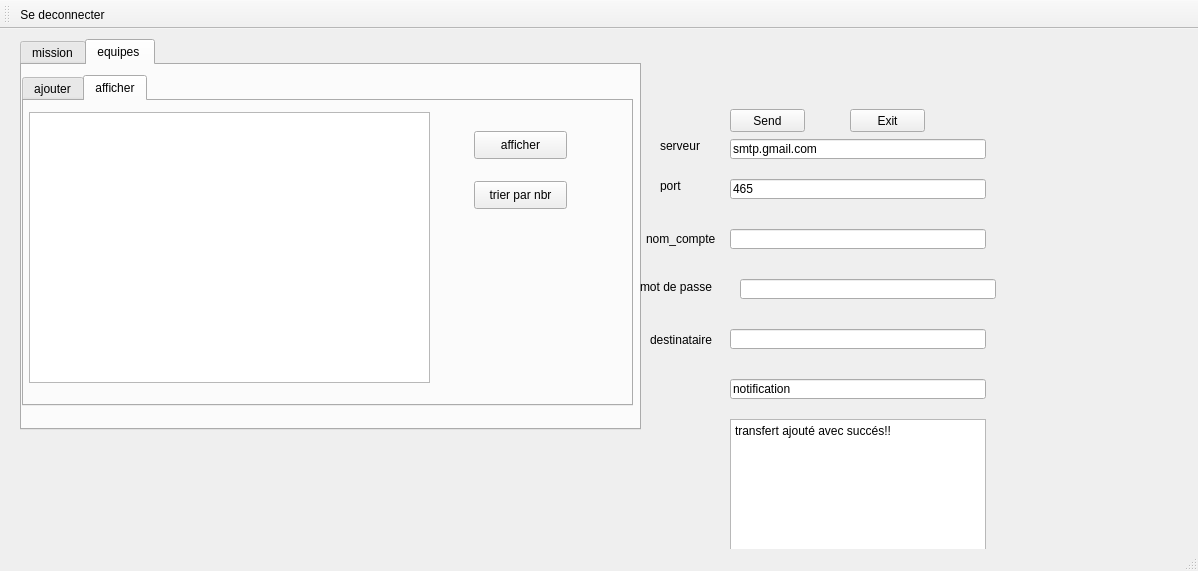
<?xml version="1.0" encoding="UTF-8"?>
<ui version="4.0">
 <class>gestion_hedi</class>
 <widget class="QMainWindow" name="gestion_hedi">
  <property name="geometry">
   <rect>
    <x>0</x>
    <y>0</y>
    <width>1198</width>
    <height>571</height>
   </rect>
  </property>
  <property name="windowTitle">
   <string>MainWindow</string>
  </property>
  <property name="styleSheet">
   <string notr="true">background-image: url(:/res/img/bg.png);</string>
  </property>
  <widget class="QWidget" name="centralwidget">
   <widget class="QTabWidget" name="tabWidget">
    <property name="geometry">
     <rect>
      <x>20</x>
      <y>10</y>
      <width>621</width>
      <height>391</height>
     </rect>
    </property>
    <property name="currentIndex">
     <number>1</number>
    </property>
    <widget class="QWidget" name="tab">
     <attribute name="title">
      <string>mission</string>
     </attribute>
     <widget class="QTabWidget" name="tabWidget_2">
      <property name="geometry">
       <rect>
        <x>0</x>
        <y>0</y>
        <width>611</width>
        <height>331</height>
       </rect>
      </property>
      <property name="currentIndex">
       <number>0</number>
      </property>
      <widget class="QWidget" name="tab_3">
       <attribute name="title">
        <string>ajouter</string>
       </attribute>
       <widget class="QLineEdit" name="lineEdit_id_miss">
        <property name="geometry">
         <rect>
          <x>230</x>
          <y>50</y>
          <width>113</width>
          <height>22</height>
         </rect>
        </property>
       </widget>
       <widget class="QLineEdit" name="lineEdit_nom_miss">
        <property name="geometry">
         <rect>
          <x>230</x>
          <y>110</y>
          <width>113</width>
          <height>22</height>
         </rect>
        </property>
       </widget>
       <widget class="QLineEdit" name="lineEdit_lieu_miss">
        <property name="geometry">
         <rect>
          <x>230</x>
          <y>170</y>
          <width>113</width>
          <height>22</height>
         </rect>
        </property>
       </widget>
       <widget class="QLabel" name="label">
        <property name="geometry">
         <rect>
          <x>30</x>
          <y>50</y>
          <width>56</width>
          <height>16</height>
         </rect>
        </property>
        <property name="text">
         <string>ID</string>
        </property>
       </widget>
       <widget class="QLabel" name="label_2">
        <property name="geometry">
         <rect>
          <x>30</x>
          <y>110</y>
          <width>56</width>
          <height>16</height>
         </rect>
        </property>
        <property name="text">
         <string>nom</string>
        </property>
       </widget>
       <widget class="QLabel" name="label_3">
        <property name="geometry">
         <rect>
          <x>30</x>
          <y>180</y>
          <width>56</width>
          <height>16</height>
         </rect>
        </property>
        <property name="text">
         <string>lieu</string>
        </property>
       </widget>
       <widget class="QPushButton" name="pushButton">
        <property name="geometry">
         <rect>
          <x>340</x>
          <y>230</y>
          <width>93</width>
          <height>28</height>
         </rect>
        </property>
        <property name="text">
         <string>ajouter</string>
        </property>
       </widget>
       <widget class="QPushButton" name="pushButton_3">
        <property name="geometry">
         <rect>
          <x>210</x>
          <y>230</y>
          <width>93</width>
          <height>28</height>
         </rect>
        </property>
        <property name="text">
         <string>modifier</string>
        </property>
       </widget>
       <widget class="QPushButton" name="pushButton_4">
        <property name="geometry">
         <rect>
          <x>470</x>
          <y>230</y>
          <width>93</width>
          <height>28</height>
         </rect>
        </property>
        <property name="text">
         <string>supprimer</string>
        </property>
       </widget>
      </widget>
      <widget class="QWidget" name="tab_6">
       <attribute name="title">
        <string>afficher</string>
       </attribute>
       <widget class="QTableView" name="tableView_miss">
        <property name="geometry">
         <rect>
          <x>5</x>
          <y>11</y>
          <width>401</width>
          <height>271</height>
         </rect>
        </property>
       </widget>
       <widget class="QPushButton" name="pushButton_5">
        <property name="geometry">
         <rect>
          <x>450</x>
          <y>30</y>
          <width>93</width>
          <height>28</height>
         </rect>
        </property>
        <property name="text">
         <string>afficher</string>
        </property>
       </widget>
       <widget class="QLineEdit" name="lineEdit_recherche_nom">
        <property name="geometry">
         <rect>
          <x>440</x>
          <y>110</y>
          <width>113</width>
          <height>22</height>
         </rect>
        </property>
       </widget>
       <widget class="QPushButton" name="pushButton_11">
        <property name="geometry">
         <rect>
          <x>450</x>
          <y>140</y>
          <width>101</width>
          <height>28</height>
         </rect>
        </property>
        <property name="text">
         <string>recherche nom</string>
        </property>
       </widget>
       <widget class="QPushButton" name="pushButton_13">
        <property name="geometry">
         <rect>
          <x>460</x>
          <y>180</y>
          <width>93</width>
          <height>28</height>
         </rect>
        </property>
        <property name="text">
         <string>PDF</string>
        </property>
       </widget>
      </widget>
     </widget>
    </widget>
    <widget class="QWidget" name="tab_2">
     <attribute name="title">
      <string>equipes </string>
     </attribute>
     <widget class="QTabWidget" name="tabWidget_3">
      <property name="geometry">
       <rect>
        <x>0</x>
        <y>10</y>
        <width>611</width>
        <height>331</height>
       </rect>
      </property>
      <property name="currentIndex">
       <number>1</number>
      </property>
      <widget class="QWidget" name="tab_7">
       <attribute name="title">
        <string>ajouter</string>
       </attribute>
       <widget class="QLineEdit" name="lineEdit_11">
        <property name="geometry">
         <rect>
          <x>230</x>
          <y>50</y>
          <width>113</width>
          <height>22</height>
         </rect>
        </property>
       </widget>
       <widget class="QLineEdit" name="lineEdit_12">
        <property name="geometry">
         <rect>
          <x>230</x>
          <y>110</y>
          <width>113</width>
          <height>22</height>
         </rect>
        </property>
       </widget>
       <widget class="QLineEdit" name="lineEdit_13">
        <property name="geometry">
         <rect>
          <x>230</x>
          <y>170</y>
          <width>113</width>
          <height>22</height>
         </rect>
        </property>
       </widget>
       <widget class="QLabel" name="label_11">
        <property name="geometry">
         <rect>
          <x>30</x>
          <y>50</y>
          <width>56</width>
          <height>16</height>
         </rect>
        </property>
        <property name="text">
         <string>ID</string>
        </property>
       </widget>
       <widget class="QLabel" name="label_12">
        <property name="geometry">
         <rect>
          <x>30</x>
          <y>110</y>
          <width>56</width>
          <height>16</height>
         </rect>
        </property>
        <property name="text">
         <string>nom</string>
        </property>
       </widget>
       <widget class="QLabel" name="label_13">
        <property name="geometry">
         <rect>
          <x>30</x>
          <y>180</y>
          <width>56</width>
          <height>16</height>
         </rect>
        </property>
        <property name="text">
         <string>nombre</string>
        </property>
       </widget>
       <widget class="QPushButton" name="pushButton_6">
        <property name="geometry">
         <rect>
          <x>230</x>
          <y>250</y>
          <width>93</width>
          <height>28</height>
         </rect>
        </property>
        <property name="text">
         <string>ajouter</string>
        </property>
       </widget>
       <widget class="QComboBox" name="c_mission">
        <property name="geometry">
         <rect>
          <x>240</x>
          <y>220</y>
          <width>81</width>
          <height>22</height>
         </rect>
        </property>
       </widget>
       <widget class="QLabel" name="label_4">
        <property name="geometry">
         <rect>
          <x>30</x>
          <y>220</y>
          <width>56</width>
          <height>16</height>
         </rect>
        </property>
        <property name="text">
         <string>id_mission</string>
        </property>
       </widget>
       <widget class="QPushButton" name="pushButton_7">
        <property name="geometry">
         <rect>
          <x>340</x>
          <y>250</y>
          <width>93</width>
          <height>28</height>
         </rect>
        </property>
        <property name="text">
         <string>modifier</string>
        </property>
       </widget>
       <widget class="QPushButton" name="pushButton_8">
        <property name="geometry">
         <rect>
          <x>470</x>
          <y>250</y>
          <width>93</width>
          <height>28</height>
         </rect>
        </property>
        <property name="text">
         <string>supprimer</string>
        </property>
       </widget>
       <widget class="QPushButton" name="stat">
        <property name="geometry">
         <rect>
          <x>460</x>
          <y>60</y>
          <width>93</width>
          <height>28</height>
         </rect>
        </property>
        <property name="text">
         <string>stat</string>
        </property>
       </widget>
      </widget>
      <widget class="QWidget" name="tab_10">
       <attribute name="title">
        <string>afficher</string>
       </attribute>
       <widget class="QTableView" name="tableView_4">
        <property name="geometry">
         <rect>
          <x>5</x>
          <y>11</y>
          <width>401</width>
          <height>271</height>
         </rect>
        </property>
       </widget>
       <widget class="QPushButton" name="pushButton_9">
        <property name="geometry">
         <rect>
          <x>450</x>
          <y>30</y>
          <width>93</width>
          <height>28</height>
         </rect>
        </property>
        <property name="text">
         <string>afficher</string>
        </property>
       </widget>
       <widget class="QPushButton" name="pushButton_12">
        <property name="geometry">
         <rect>
          <x>450</x>
          <y>80</y>
          <width>93</width>
          <height>28</height>
         </rect>
        </property>
        <property name="text">
         <string>trier par nbr</string>
        </property>
       </widget>
      </widget>
     </widget>
    </widget>
   </widget>
   <widget class="QPushButton" name="sendBtn_4">
    <property name="geometry">
     <rect>
      <x>730</x>
      <y>80</y>
      <width>75</width>
      <height>23</height>
     </rect>
    </property>
    <property name="text">
     <string>Send</string>
    </property>
   </widget>
   <widget class="QPushButton" name="exitBtn_4">
    <property name="geometry">
     <rect>
      <x>850</x>
      <y>80</y>
      <width>75</width>
      <height>23</height>
     </rect>
    </property>
    <property name="text">
     <string>Exit</string>
    </property>
   </widget>
   <widget class="QLabel" name="label_21">
    <property name="geometry">
     <rect>
      <x>646</x>
      <y>200</y>
      <width>81</width>
      <height>20</height>
     </rect>
    </property>
    <property name="text">
     <string>nom_compte</string>
    </property>
   </widget>
   <widget class="QLineEdit" name="subject_4">
    <property name="geometry">
     <rect>
      <x>730</x>
      <y>350</y>
      <width>256</width>
      <height>20</height>
     </rect>
    </property>
    <property name="text">
     <string>notification</string>
    </property>
   </widget>
   <widget class="QLineEdit" name="paswd_4">
    <property name="geometry">
     <rect>
      <x>740</x>
      <y>250</y>
      <width>256</width>
      <height>20</height>
     </rect>
    </property>
    <property name="inputMask">
     <string/>
    </property>
    <property name="text">
     <string/>
    </property>
    <property name="echoMode">
     <enum>QLineEdit::Password</enum>
    </property>
   </widget>
   <widget class="QLineEdit" name="rcpt_4">
    <property name="geometry">
     <rect>
      <x>730</x>
      <y>300</y>
      <width>256</width>
      <height>20</height>
     </rect>
    </property>
    <property name="text">
     <string/>
    </property>
   </widget>
   <widget class="QLineEdit" name="server_4">
    <property name="geometry">
     <rect>
      <x>730</x>
      <y>110</y>
      <width>256</width>
      <height>20</height>
     </rect>
    </property>
    <property name="text">
     <string>smtp.gmail.com</string>
    </property>
   </widget>
   <widget class="QLabel" name="label_22">
    <property name="geometry">
     <rect>
      <x>640</x>
      <y>250</y>
      <width>81</width>
      <height>16</height>
     </rect>
    </property>
    <property name="text">
     <string>mot de passe</string>
    </property>
   </widget>
   <widget class="QLabel" name="label_23">
    <property name="geometry">
     <rect>
      <x>650</x>
      <y>300</y>
      <width>71</width>
      <height>21</height>
     </rect>
    </property>
    <property name="text">
     <string>destinataire</string>
    </property>
   </widget>
   <widget class="QLineEdit" name="uname_4">
    <property name="geometry">
     <rect>
      <x>730</x>
      <y>200</y>
      <width>256</width>
      <height>20</height>
     </rect>
    </property>
    <property name="text">
     <string/>
    </property>
   </widget>
   <widget class="QLineEdit" name="port_4">
    <property name="geometry">
     <rect>
      <x>730</x>
      <y>150</y>
      <width>256</width>
      <height>20</height>
     </rect>
    </property>
    <property name="text">
     <string>465</string>
    </property>
   </widget>
   <widget class="QPlainTextEdit" name="msg_4">
    <property name="geometry">
     <rect>
      <x>730</x>
      <y>390</y>
      <width>256</width>
      <height>181</height>
     </rect>
    </property>
    <property name="plainText">
     <string>transfert ajouté avec succés!!</string>
    </property>
   </widget>
   <widget class="QLabel" name="label_26">
    <property name="geometry">
     <rect>
      <x>660</x>
      <y>110</y>
      <width>47</width>
      <height>13</height>
     </rect>
    </property>
    <property name="text">
     <string>serveur</string>
    </property>
   </widget>
   <widget class="QLabel" name="label_32">
    <property name="geometry">
     <rect>
      <x>660</x>
      <y>150</y>
      <width>47</width>
      <height>13</height>
     </rect>
    </property>
    <property name="text">
     <string>port</string>
    </property>
   </widget>
  </widget>
  <widget class="QMenuBar" name="menubar">
   <property name="geometry">
    <rect>
     <x>0</x>
     <y>0</y>
     <width>1198</width>
     <height>26</height>
    </rect>
   </property>
  </widget>
  <widget class="QStatusBar" name="statusbar"/>
  <widget class="QToolBar" name="toolBar">
   <property name="windowTitle">
    <string>toolBar</string>
   </property>
   <attribute name="toolBarArea">
    <enum>TopToolBarArea</enum>
   </attribute>
   <attribute name="toolBarBreak">
    <bool>false</bool>
   </attribute>
   <addaction name="actiondeconnecter"/>
  </widget>
  <action name="actiondeconnecter">
   <property name="icon">
    <iconset>
     <normaloff>img/Windows-Log-Off-icon.png</normaloff>
     <normalon>:/res/img/Windows-Log-Off-icon.png</normalon>img/Windows-Log-Off-icon.png</iconset>
   </property>
   <property name="text">
    <string>Se deconnecter</string>
   </property>
   <property name="toolTip">
    <string>deconnecter</string>
   </property>
   <property name="shortcut">
    <string>Ctrl+O</string>
   </property>
  </action>
 </widget>
 <resources/>
 <connections/>
</ui>
